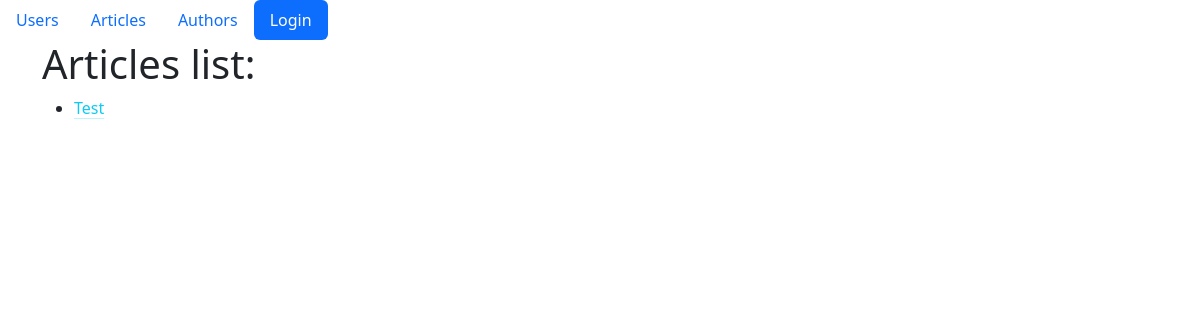
The app's page /article/, older data.
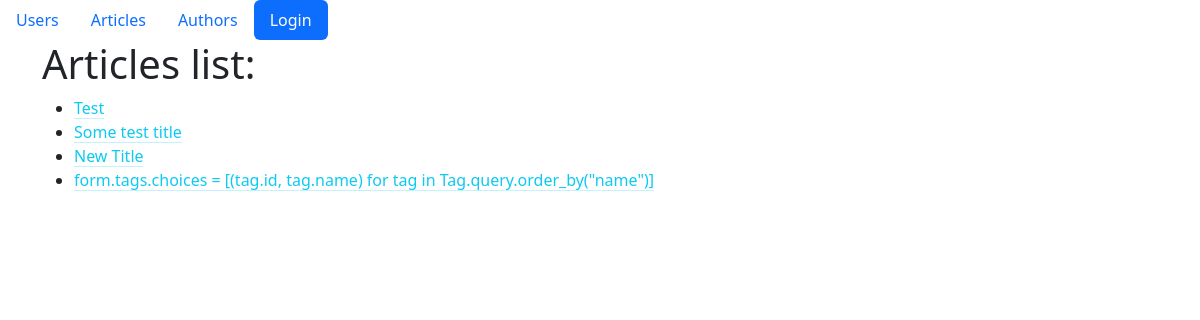
The same page, newer data.
### blog/models.py (models this page shows)
class Article(db.Model):
    __tablename__ = "articles"
    id = db.Column(db.Integer, primary_key=True)
    author_id = db.Column(db.Integer, ForeignKey("authors.id"), nullable=False)
    title = db.Column(db.String(255))
    text = db.Column(db.Text)
    created_at = db.Column(db.DateTime, default=datetime.utcnow)
    updated_at = db.Column(
        db.DateTime, default=datetime.utcnow, onupdate=datetime.utcnow
    )
    author = relationship("Author", back_populates="articles")
    tags = relationship(
        "Tag", secondary=article_tag_association_table, back_populates="articles"
    )

### blog/articles/views.py (the view)
@article.route("/", methods=["GET"])
def article_list():
    articles: Article = Article.query.all()
    return render_template(
        "./articles/list.html",
        articles=articles,
    )

### blog/templates/articles/list.html (shortened to what this page needs)
{% extends 'base.html' %}
{% block body %}
<div class="row">
    <div class="col">
        <h1>Articles list:</h1>
        <ul>
            {% for article in articles %}
            <li><a href="{{ url_for('article.article_detail', article_id=article.id) }}"
                    class="link-info link-offset-2 link-underline-opacity-25 link-underline-opacity-100-hover">
                    {{ article.title }}</a></li>
            {% endfor %}
        </ul>
    </div>
</div>
{% endblock %}

### blog/templates/base.html (shortened to what this page needs)
<!DOCTYPE html>
<html lang="en">
<head>
    {% block css %}
    <link href="{{ url_for('static', filename='css/bootstrap.min.css') }}" rel="stylesheet">
    {% endblock %}
</head>
<body>
    {% include "navbar.html" %}
    <div class="container">
        {% block body %}{% endblock %}
    </div>
</body>
</html>

### blog/templates/navbar.html
<ul class="nav nav-pills">
    <li class="nav-item">
        <a class="nav-link" href="{{ url_for('user.user_list') }}">Users</a>
    </li>
    <li class="nav-item">
        <a class="nav-link" href="{{ url_for('article.article_list') }}">Articles</a>
    </li>
    <li class="nav-item">
        <a class="nav-link" href="{{ url_for('author.author_list') }}">Authors</a>
    </li>
    {% if current_user.is_authenticated %}
    <li class="nav-item">
        <a class="nav-link active" href="{{ url_for('article.create_article_form') }}">Create Article</a>
    </li>
    <li class="nav-item">
        <a class="nav-link active" href="{{ url_for('auth.logout') }}">Logout</a>
    </li>
    {% else %}
    <li class="nav-item">
        <a class="nav-link active" href="{{ url_for('auth.login') }}">Login</a>
    </li>
    {% endif %}
</ul>

Row changes from the older to the newer data that the page shows:
added Article: title "Some test title"
added Article: title "New Title"
added Article: title "form.tags.choices = [(tag.id, tag.name) for tag in Tag.query.order_by(\"name\")]"
